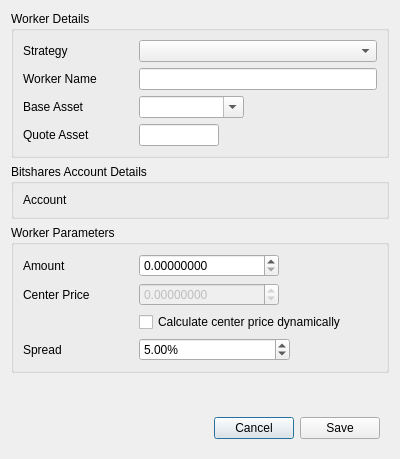
<?xml version="1.0" encoding="UTF-8"?>
<ui version="4.0">
 <class>Dialog</class>
 <widget class="QDialog" name="Dialog">
  <property name="geometry">
   <rect>
    <x>0</x>
    <y>0</y>
    <width>400</width>
    <height>459</height>
   </rect>
  </property>
  <property name="windowTitle">
   <string>DEXBot - Edit Worker</string>
  </property>
  <layout class="QVBoxLayout" name="verticalLayout">
   <item>
    <widget class="QGroupBox" name="groupBox">
     <property name="title">
      <string>Worker Details</string>
     </property>
     <layout class="QFormLayout" name="formLayout_3">
      <item row="0" column="0">
       <widget class="QLabel" name="strategy_label">
        <property name="minimumSize">
         <size>
          <width>110</width>
          <height>0</height>
         </size>
        </property>
        <property name="maximumSize">
         <size>
          <width>110</width>
          <height>16777215</height>
         </size>
        </property>
        <property name="text">
         <string>Strategy</string>
        </property>
        <property name="buddy">
         <cstring>strategy_input</cstring>
        </property>
       </widget>
      </item>
      <item row="0" column="1">
       <widget class="QComboBox" name="strategy_input">
        <property name="currentIndex">
         <number>-1</number>
        </property>
       </widget>
      </item>
      <item row="1" column="0">
       <widget class="QLabel" name="worker_name_label">
        <property name="minimumSize">
         <size>
          <width>110</width>
          <height>0</height>
         </size>
        </property>
        <property name="maximumSize">
         <size>
          <width>110</width>
          <height>16777215</height>
         </size>
        </property>
        <property name="text">
         <string>Worker Name</string>
        </property>
        <property name="buddy">
         <cstring>worker_name_input</cstring>
        </property>
       </widget>
      </item>
      <item row="1" column="1">
       <widget class="QLineEdit" name="worker_name_input"/>
      </item>
      <item row="2" column="0">
       <widget class="QLabel" name="base_asset_label">
        <property name="minimumSize">
         <size>
          <width>110</width>
          <height>0</height>
         </size>
        </property>
        <property name="maximumSize">
         <size>
          <width>110</width>
          <height>16777215</height>
         </size>
        </property>
        <property name="text">
         <string>Base Asset</string>
        </property>
       </widget>
      </item>
      <item row="3" column="0">
       <widget class="QLabel" name="quote_asset_label">
        <property name="minimumSize">
         <size>
          <width>110</width>
          <height>0</height>
         </size>
        </property>
        <property name="maximumSize">
         <size>
          <width>110</width>
          <height>16777215</height>
         </size>
        </property>
        <property name="text">
         <string>Quote Asset</string>
        </property>
        <property name="buddy">
         <cstring>quote_asset_input</cstring>
        </property>
       </widget>
      </item>
      <item row="3" column="1">
       <widget class="QLineEdit" name="quote_asset_input">
        <property name="sizePolicy">
         <sizepolicy hsizetype="Fixed" vsizetype="Fixed">
          <horstretch>0</horstretch>
          <verstretch>0</verstretch>
         </sizepolicy>
        </property>
        <property name="maximumSize">
         <size>
          <width>80</width>
          <height>16777215</height>
         </size>
        </property>
       </widget>
      </item>
      <item row="2" column="1">
       <widget class="QComboBox" name="base_asset_input">
        <property name="sizePolicy">
         <sizepolicy hsizetype="Fixed" vsizetype="Fixed">
          <horstretch>0</horstretch>
          <verstretch>0</verstretch>
         </sizepolicy>
        </property>
        <property name="minimumSize">
         <size>
          <width>105</width>
          <height>0</height>
         </size>
        </property>
        <property name="editable">
         <bool>true</bool>
        </property>
       </widget>
      </item>
     </layout>
    </widget>
   </item>
   <item>
    <widget class="QGroupBox" name="groupBox_2">
     <property name="title">
      <string>Bitshares Account Details</string>
     </property>
     <layout class="QFormLayout" name="formLayout_2">
      <property name="rowWrapPolicy">
       <enum>QFormLayout::WrapLongRows</enum>
      </property>
      <item row="0" column="0">
       <widget class="QLabel" name="account_label">
        <property name="sizePolicy">
         <sizepolicy hsizetype="Fixed" vsizetype="Preferred">
          <horstretch>0</horstretch>
          <verstretch>0</verstretch>
         </sizepolicy>
        </property>
        <property name="minimumSize">
         <size>
          <width>110</width>
          <height>0</height>
         </size>
        </property>
        <property name="maximumSize">
         <size>
          <width>110</width>
          <height>16777215</height>
         </size>
        </property>
        <property name="text">
         <string>Account</string>
        </property>
       </widget>
      </item>
      <item row="0" column="1">
       <widget class="QLabel" name="account_name">
        <property name="text">
         <string/>
        </property>
       </widget>
      </item>
     </layout>
    </widget>
   </item>
   <item>
    <widget class="QGroupBox" name="groupBox_3">
     <property name="title">
      <string>Worker Parameters</string>
     </property>
     <layout class="QFormLayout" name="formLayout">
      <item row="0" column="0">
       <widget class="QLabel" name="amount_label">
        <property name="sizePolicy">
         <sizepolicy hsizetype="Maximum" vsizetype="Preferred">
          <horstretch>0</horstretch>
          <verstretch>0</verstretch>
         </sizepolicy>
        </property>
        <property name="minimumSize">
         <size>
          <width>110</width>
          <height>0</height>
         </size>
        </property>
        <property name="maximumSize">
         <size>
          <width>110</width>
          <height>16777215</height>
         </size>
        </property>
        <property name="text">
         <string>Amount</string>
        </property>
        <property name="buddy">
         <cstring>amount_input</cstring>
        </property>
       </widget>
      </item>
      <item row="0" column="1">
       <widget class="QDoubleSpinBox" name="amount_input">
        <property name="sizePolicy">
         <sizepolicy hsizetype="Fixed" vsizetype="Fixed">
          <horstretch>0</horstretch>
          <verstretch>0</verstretch>
         </sizepolicy>
        </property>
        <property name="minimumSize">
         <size>
          <width>140</width>
          <height>0</height>
         </size>
        </property>
        <property name="locale">
         <locale language="English" country="UnitedStates"/>
        </property>
        <property name="decimals">
         <number>8</number>
        </property>
        <property name="maximum">
         <double>999999999.998999953269958</double>
        </property>
       </widget>
      </item>
      <item row="1" column="0">
       <widget class="QLabel" name="center_price_label">
        <property name="sizePolicy">
         <sizepolicy hsizetype="Maximum" vsizetype="Preferred">
          <horstretch>0</horstretch>
          <verstretch>0</verstretch>
         </sizepolicy>
        </property>
        <property name="minimumSize">
         <size>
          <width>110</width>
          <height>0</height>
         </size>
        </property>
        <property name="maximumSize">
         <size>
          <width>110</width>
          <height>16777215</height>
         </size>
        </property>
        <property name="text">
         <string>Center Price</string>
        </property>
        <property name="buddy">
         <cstring>center_price_input</cstring>
        </property>
       </widget>
      </item>
      <item row="1" column="1">
       <widget class="QDoubleSpinBox" name="center_price_input">
        <property name="enabled">
         <bool>false</bool>
        </property>
        <property name="sizePolicy">
         <sizepolicy hsizetype="Fixed" vsizetype="Fixed">
          <horstretch>0</horstretch>
          <verstretch>0</verstretch>
         </sizepolicy>
        </property>
        <property name="minimumSize">
         <size>
          <width>140</width>
          <height>0</height>
         </size>
        </property>
        <property name="locale">
         <locale language="English" country="UnitedStates"/>
        </property>
        <property name="accelerated">
         <bool>false</bool>
        </property>
        <property name="showGroupSeparator" stdset="0">
         <bool>false</bool>
        </property>
        <property name="decimals">
         <number>8</number>
        </property>
        <property name="minimum">
         <double>-999999999.998999953269958</double>
        </property>
        <property name="maximum">
         <double>999999999.998999953269958</double>
        </property>
       </widget>
      </item>
      <item row="3" column="0">
       <widget class="QLabel" name="spread_label">
        <property name="sizePolicy">
         <sizepolicy hsizetype="Maximum" vsizetype="Preferred">
          <horstretch>0</horstretch>
          <verstretch>0</verstretch>
         </sizepolicy>
        </property>
        <property name="minimumSize">
         <size>
          <width>110</width>
          <height>0</height>
         </size>
        </property>
        <property name="maximumSize">
         <size>
          <width>110</width>
          <height>16777215</height>
         </size>
        </property>
        <property name="text">
         <string>Spread</string>
        </property>
        <property name="buddy">
         <cstring>spread_input</cstring>
        </property>
       </widget>
      </item>
      <item row="3" column="1">
       <widget class="QDoubleSpinBox" name="spread_input">
        <property name="sizePolicy">
         <sizepolicy hsizetype="Fixed" vsizetype="Fixed">
          <horstretch>0</horstretch>
          <verstretch>0</verstretch>
         </sizepolicy>
        </property>
        <property name="minimumSize">
         <size>
          <width>151</width>
          <height>0</height>
         </size>
        </property>
        <property name="locale">
         <locale language="English" country="UnitedStates"/>
        </property>
        <property name="suffix">
         <string>%</string>
        </property>
        <property name="maximum">
         <double>100000.000000000000000</double>
        </property>
        <property name="value">
         <double>5.000000000000000</double>
        </property>
       </widget>
      </item>
      <item row="2" column="1">
       <widget class="QCheckBox" name="center_price_dynamic_checkbox">
        <property name="text">
         <string>Calculate center price dynamically</string>
        </property>
       </widget>
      </item>
     </layout>
    </widget>
   </item>
   <item>
    <spacer name="verticalSpacer">
     <property name="orientation">
      <enum>Qt::Vertical</enum>
     </property>
     <property name="sizeHint" stdset="0">
      <size>
       <width>20</width>
       <height>1</height>
      </size>
     </property>
    </spacer>
   </item>
   <item>
    <widget class="QWidget" name="widget" native="true">
     <property name="sizePolicy">
      <sizepolicy hsizetype="Preferred" vsizetype="Fixed">
       <horstretch>0</horstretch>
       <verstretch>0</verstretch>
      </sizepolicy>
     </property>
     <layout class="QHBoxLayout" name="horizontalLayout_2">
      <item>
       <spacer name="horizontalSpacer">
        <property name="orientation">
         <enum>Qt::Horizontal</enum>
        </property>
        <property name="sizeHint" stdset="0">
         <size>
          <width>179</width>
          <height>20</height>
         </size>
        </property>
       </spacer>
      </item>
      <item>
       <widget class="QPushButton" name="cancel_button">
        <property name="sizePolicy">
         <sizepolicy hsizetype="Fixed" vsizetype="Fixed">
          <horstretch>0</horstretch>
          <verstretch>0</verstretch>
         </sizepolicy>
        </property>
        <property name="cursor">
         <cursorShape>PointingHandCursor</cursorShape>
        </property>
        <property name="text">
         <string>Cancel</string>
        </property>
       </widget>
      </item>
      <item>
       <widget class="QPushButton" name="save_button">
        <property name="sizePolicy">
         <sizepolicy hsizetype="Fixed" vsizetype="Fixed">
          <horstretch>0</horstretch>
          <verstretch>0</verstretch>
         </sizepolicy>
        </property>
        <property name="cursor">
         <cursorShape>PointingHandCursor</cursorShape>
        </property>
        <property name="text">
         <string>Save</string>
        </property>
       </widget>
      </item>
     </layout>
    </widget>
   </item>
  </layout>
 </widget>
 <resources/>
 <connections/>
</ui>
